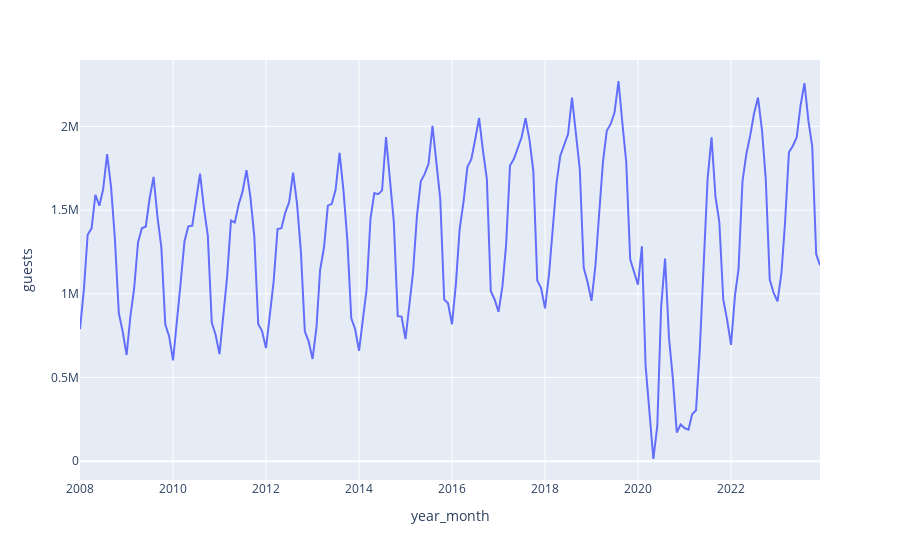

Here is the notebook cell this chart was saved with:
### Code cell
# TODO: lineplot del total de turistas (px.line)

px.line(
    data_frame = df_guests_by_country_agg,
    x = 'year_month',
    y = 'guests'
)

### Figure 1 — Plotly figure (JSON) as saved in the notebook; plotly's stock layout.template omitted (floating-point values rounded to 4 significant figures; data arrays with more than 128 entries replaced by an {"elided": "..."} marker saying what was removed)
{"data": [{"hovertemplate": "year_month=%{x}<br>guests=%{y}<extra></extra>", "legendgroup": "", "line": {"color": "#636efa", "dash": "solid"}, "marker": {"symbol": "circle"}, "mode": "lines", "name": "", "orientation": "v", "showlegend": false, "type": "scatter", "x": {"elided": "191 str values"}, "xaxis": "x", "y": {"elided": "191 float values"}, "yaxis": "y"}], "layout": {"legend": {"tracegroupgap": 0}, "margin": {"t": 60}, "xaxis": {"anchor": "y", "domain": [0, 1], "title": {"text": "year_month"}}, "yaxis": {"anchor": "x", "domain": [0, 1], "title": {"text": "guests"}}}}
